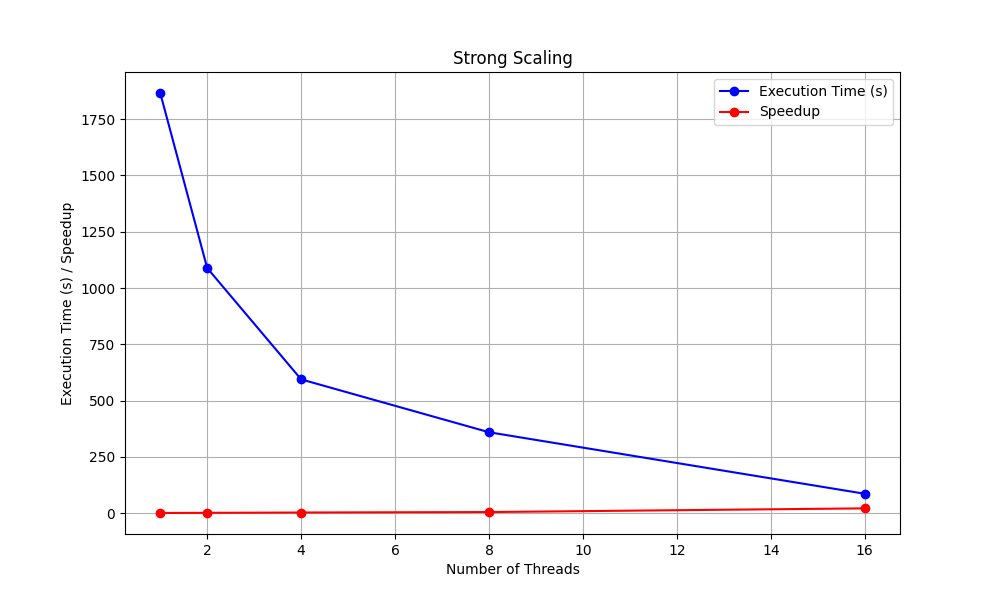

Generate this figure with Python:
import matplotlib.pyplot as plt
import numpy as np

# Example data (execution time in milliseconds)
num_processors = np.array([1, 2, 4, 8, 16])
execution_time_ms = np.array([1865995, 1088749, 594374, 359583, 86389])  # In milliseconds

# Convert milliseconds to seconds
execution_time_seconds = execution_time_ms / 1000

# Calculate speedup
speedup = execution_time_seconds[0] / execution_time_seconds

# Plot strong scaling
plt.figure(figsize=(10, 6))
plt.plot(num_processors, execution_time_seconds, 'bo-', label='Execution Time (s)')
plt.plot(num_processors, speedup, 'ro-', label='Speedup')
plt.xlabel('Number of Threads')
plt.ylabel('Execution Time (s) / Speedup')
plt.title('Strong Scaling')
plt.legend()
plt.grid(True)
plt.savefig('strong_scaling.png')
plt.show()